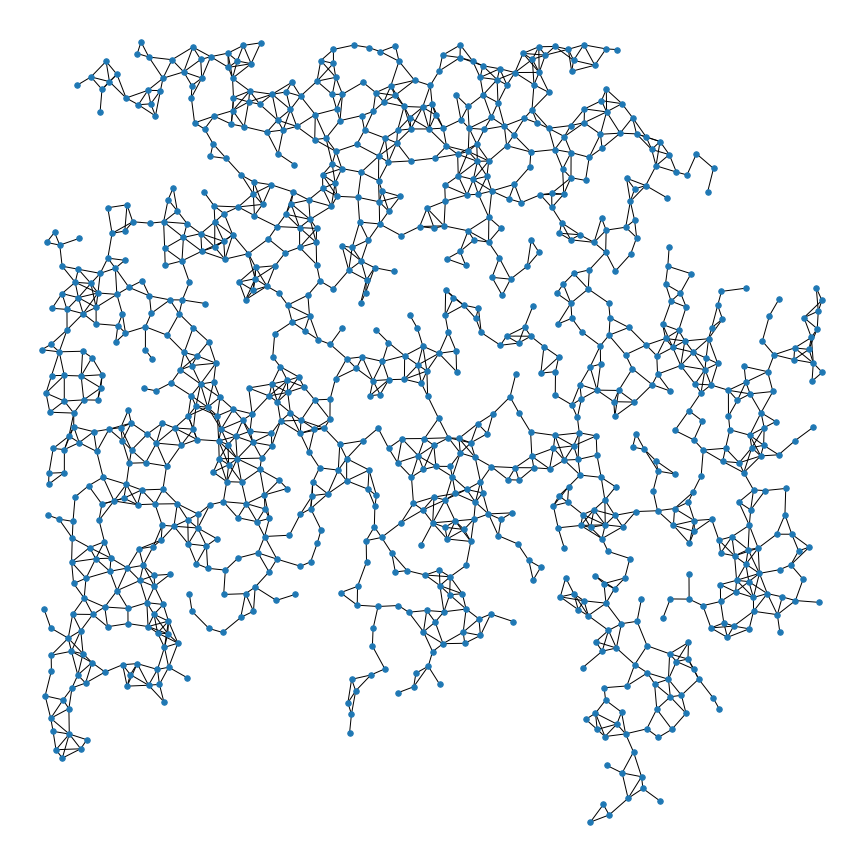
#> input picture Program/data_5.png, 864 x 864 px
$ python FYP_Ben_5.py
#> lines starting #> are read from the running program, lines starting #| are printed output that depends on the picture; after the words box and inside, x2 and y2 are one past the last pixel; in counts of white or black regions, pixels touching at a corner belong together
"""
Created on Tue Oct 22 18:09:16 2019

2019_UM_FST_CPS_FYP_Hole Detection in Sensor Network Project
FYP_22_10_2019
@author:     Ng Kim Hou
@Student ID: DB625369
@Description:
1. Input the network data by using CNCAHNetGenerator
2. Using NetworkX Find all the node and edges
3. Draw back the network
4. Using OpenCV find the hole


"""

import numpy as np
import cv2
import matplotlib.pyplot as plt

im = cv2.imread('data_5.png')
#> im is the input picture: shape (864, 864, 3); mean B, G, R 243.2, 240.6, 236.6
reults_img = im
imgray = cv2.cvtColor(reults_img,cv2.COLOR_BGR2GRAY)
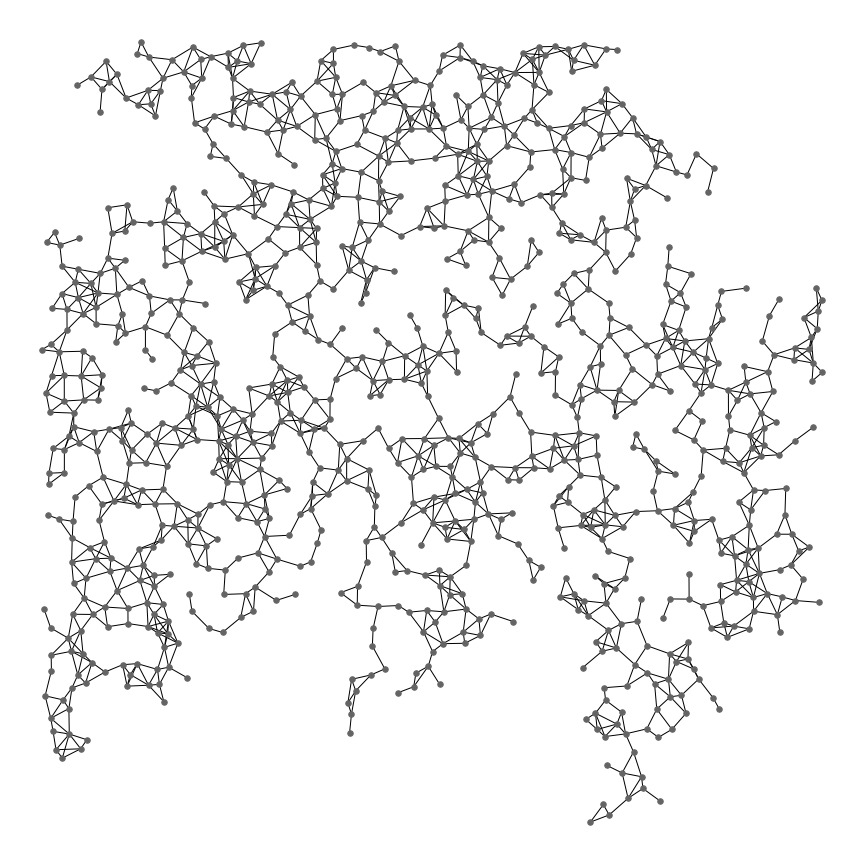
#> imgray: shape (864, 864); min 0, max 255, mean 239.7
_,binary = cv2.threshold(imgray,127,255,cv2.THRESH_BINARY_INV)
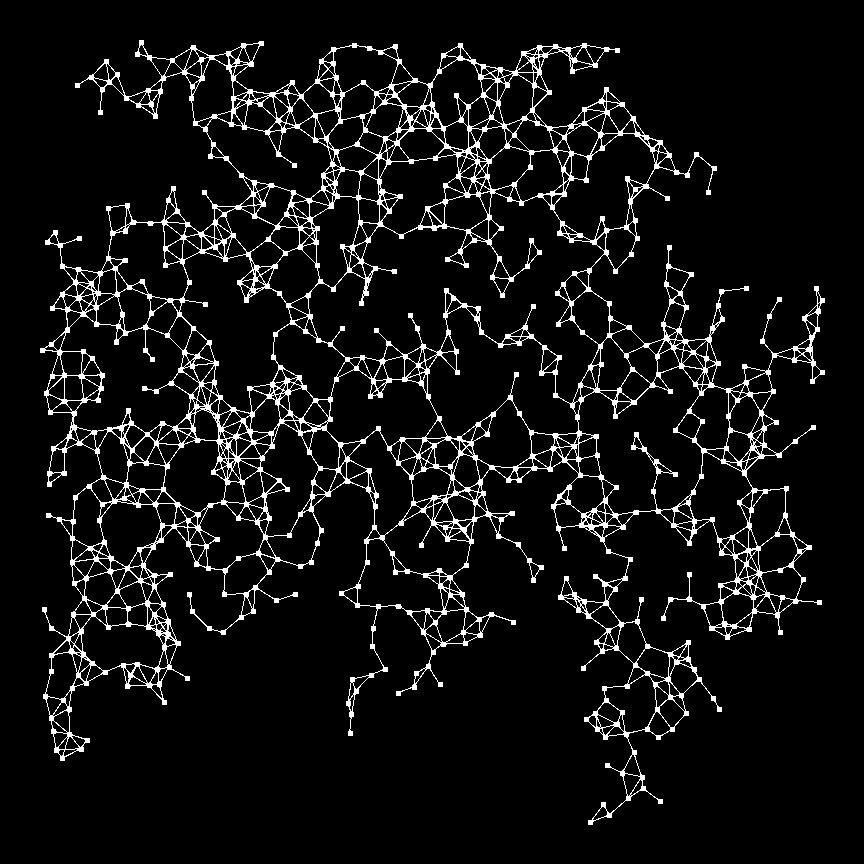
#> binary: shape (864, 864); 7% white; 1 white region
contours, hierarchy = cv2.findContours(binary,cv2.CHAIN_APPROX_NONE,cv2.CHAIN_APPROX_NONE)
#> contours = 1191 contours, 220 with area under 20; largest, box (x1, y1, x2, y2) and area: (40, 40, 825, 825) 308388, (308, 192, 605, 404) 28598, (577, 366, 703, 515) 11350, (427, 306, 579, 439) 10762, (179, 252, 292, 414) 10108
area_min = 2000
area_mix = 50000
area_holes = []
h, w, _ = im.shape
#> h = 864; w = 864
for i in range(len(contours)):
    cnt = contours[i]
    area = cv2.contourArea(cnt)
    if(area >= area_min and area <= area_mix):
        c_min = []
        c_min.append(cnt)
        cv2.drawContours(reults_img,c_min,-1,(200,200,100),-1)
        cv2.drawContours(reults_img,c_min,-1,(200,127,0),1)
        continue
    area_holes.append(cnt)
#> this loop made 1191 passes
#> area on passes 1, 3, 4: 105.5, 77.5, 222.5
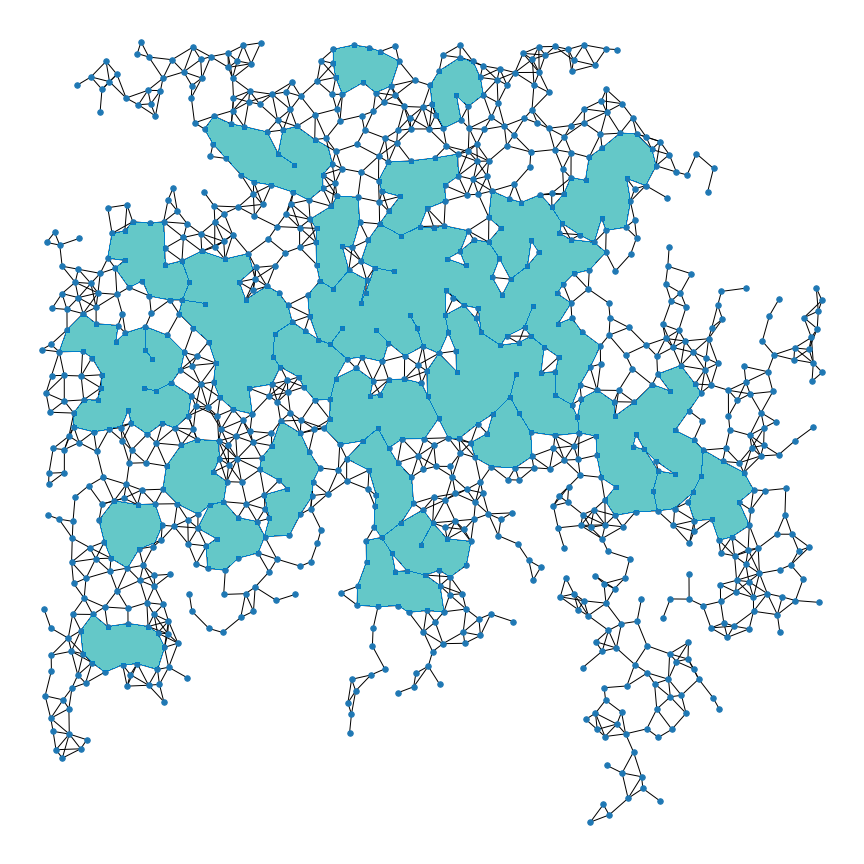
#> reults_img: shape (864, 864, 3); 18.89% of pixels changed, all inside (x1, y1, x2, y2) = (60, 45, 753, 671)
#> after the loop, area_holes = 1167 contours, 220 with area under 20; largest, box (x1, y1, x2, y2) and area: (40, 40, 825, 825) 308388, (604, 674, 657, 733) 1846, (690, 386, 730, 450) 1833, (268, 248, 320, 304) 1823, (191, 59, 234, 122) 1808
print ("there are " + str(len(area_holes)) + " contours")
#| there are 1167 contours

plt.figure(num='Hole Detection in Sensor Network Project',
           figsize=(50,25),
           dpi=120)
img_1 = cv2.imread('data_5.png')
plt.subplot(121),plt.imshow(img_1),plt.title('Network'),plt.axis('off')
#plt.subplot(132),plt.imshow(imgray,'gray'),plt.title('IMGRAY Network'),plt.axis('off')
plt.subplot(122),plt.imshow(reults_img),plt.title('Result'),plt.axis('off')
plt.show()
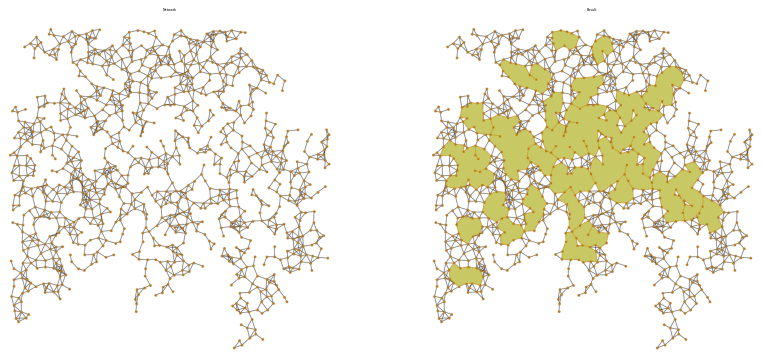
#> figure drawn by matplotlib, 2 panels; B, G, R data is drawn as R, G, B
print ("DONE.")

$ run again, with Program/data_1.png copied over Program/data_5.png
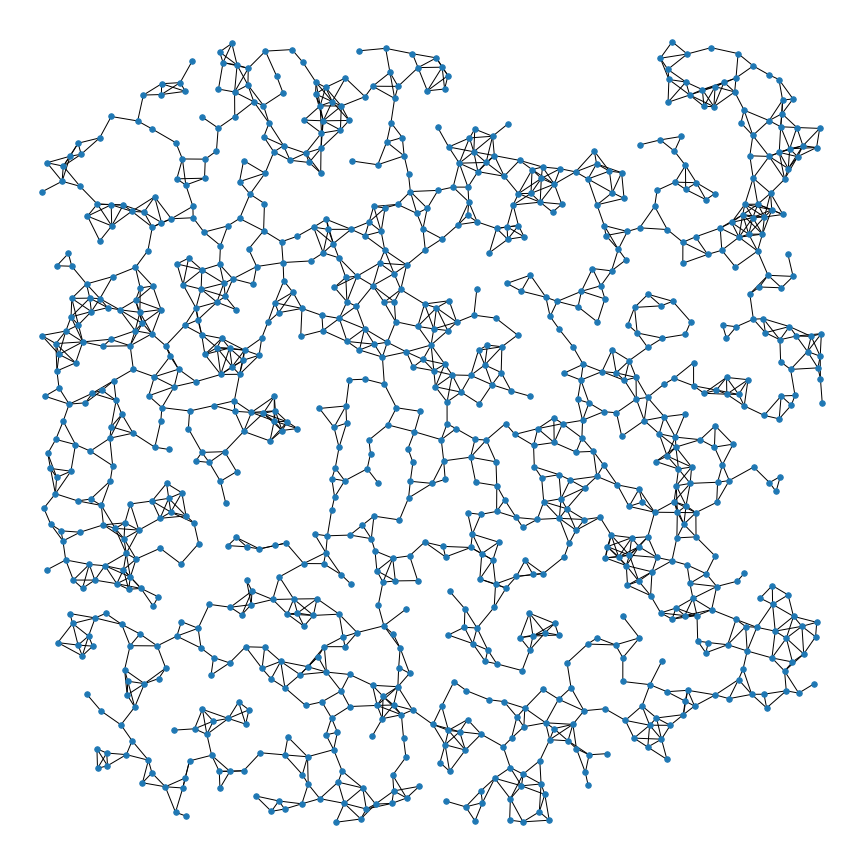
#> input picture Program/data_1.png, 864 x 864 px
#> im is the input picture: shape (864, 864, 3); mean B, G, R 242.6, 239.9, 235.9
#> `_,binary = cv2.threshold(imgray,127,255,cv2.THRESH_BINARY_INV)`:
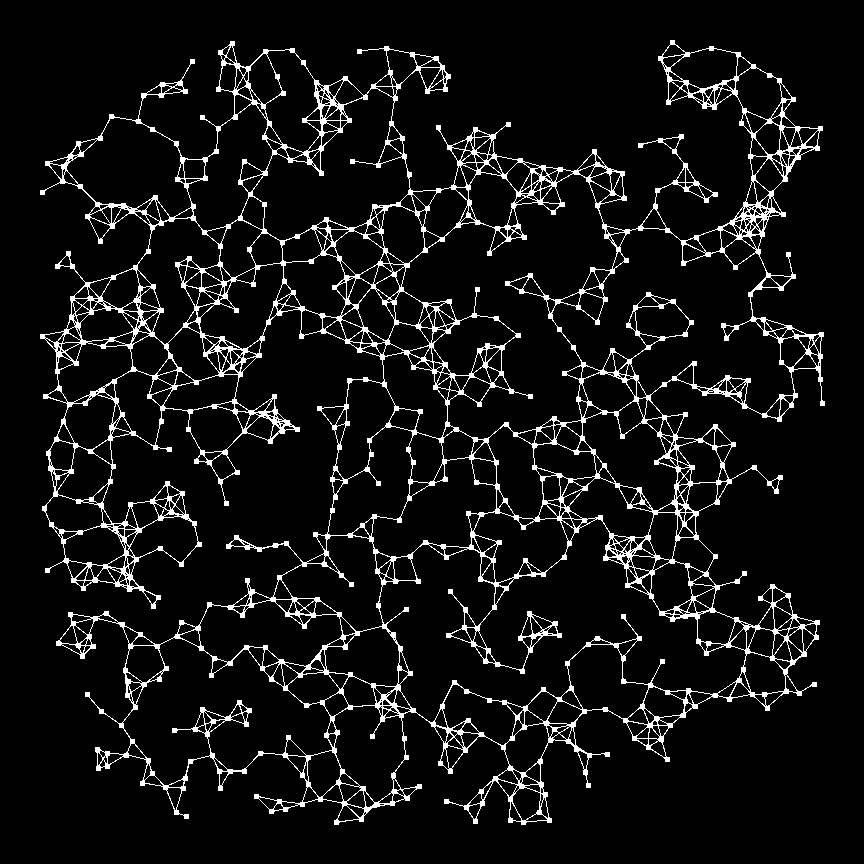
#> binary: shape (864, 864); 7.3% white; 1 white region
#> contours = 1224 contours, 306 with area under 20; largest, box (x1, y1, x2, y2) and area: (40, 40, 825, 825) 382070, (378, 518, 747, 723) 35130, (401, 173, 618, 440) 26162, (551, 228, 795, 415) 21639, (122, 637, 333, 786) 16691
#> the loop `for i in range(len(contours)):` made 1224 passes
#> area on passes 1, 3, 4: 103, 202.5, 111
#> after the loop `for i in range(len(contours)):`: area_holes = 1195 contours, 306 with area under 20; largest, box (x1, y1, x2, y2) and area: (40, 40, 825, 825) 382070, (468, 172, 517, 228) 1990, (64, 394, 116, 450) 1963, (670, 48, 738, 89) 1899, (188, 406, 243, 453) 1876
#| there are 1195 contours
#> `plt.show()`:
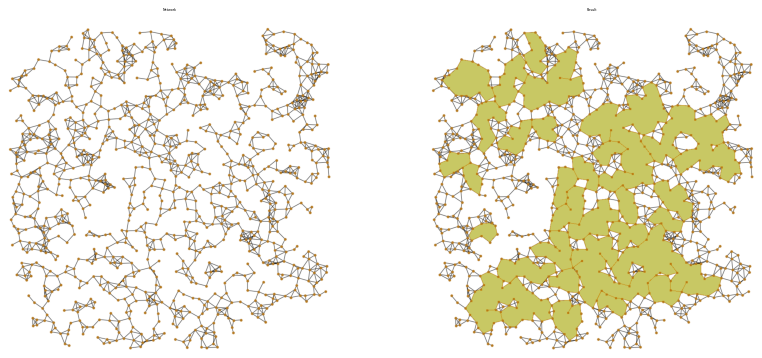
#> figure drawn by matplotlib, 2 panels; B, G, R data is drawn as R, G, B

$ run again, with Program/data_2.png copied over Program/data_5.png
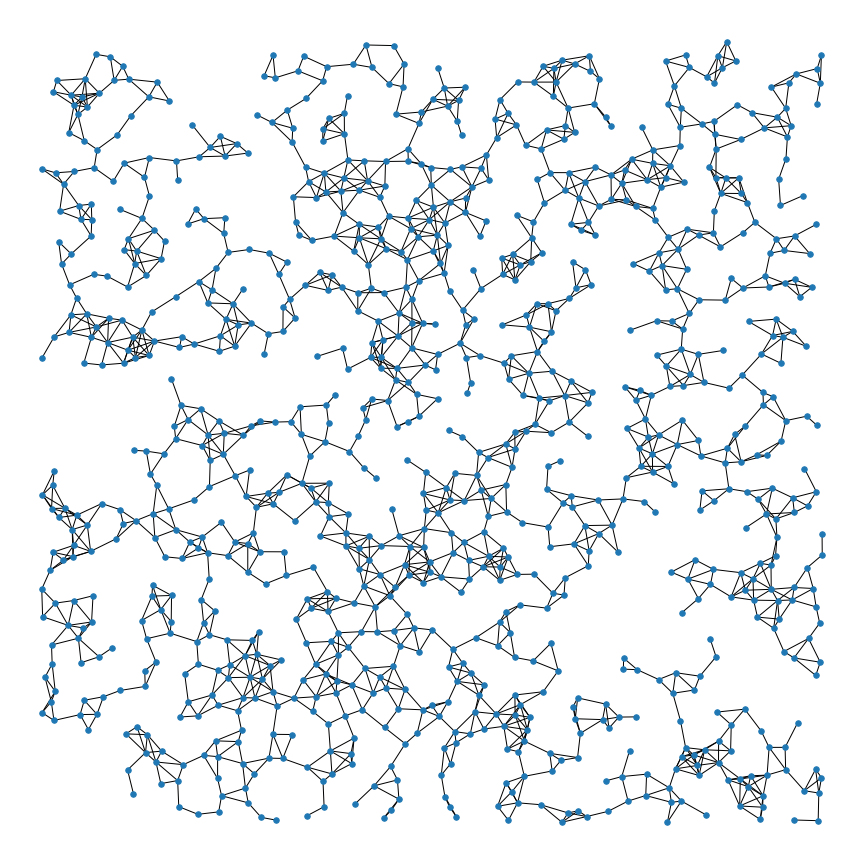
#> input picture Program/data_2.png, 864 x 864 px
#> im is the input picture: shape (864, 864, 3); mean B, G, R 242.1, 239.5, 235.5
#> `_,binary = cv2.threshold(imgray,127,255,cv2.THRESH_BINARY_INV)`:
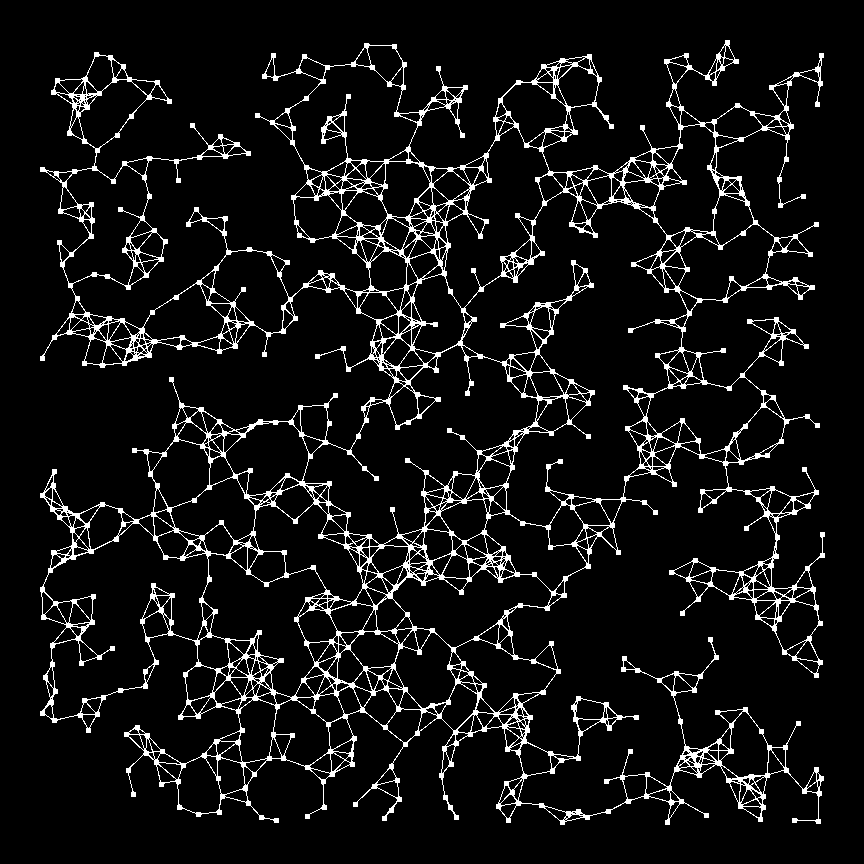
#> binary: shape (864, 864); 7.5% white; 1 white region
#> contours = 1298 contours, 352 with area under 20; largest, box (x1, y1, x2, y2) and area: (40, 40, 825, 825) 338852, (461, 191, 688, 527) 37576, (302, 344, 539, 545) 20872, (43, 523, 209, 720) 16595, (444, 126, 550, 309) 9533
#> the loop `for i in range(len(contours)):` made 1298 passes
#> area on passes 5, 10, 11: 58, 127.5, 139.5
#> after the loop `for i in range(len(contours)):`: area_holes = 1273 contours, 352 with area under 20; largest, box (x1, y1, x2, y2) and area: (40, 40, 825, 825) 338852, (381, 161, 431, 218) 1946, (177, 756, 222, 814) 1895, (238, 699, 277, 763) 1876, (293, 194, 342, 240) 1602
#| there are 1273 contours
#> `plt.show()`:
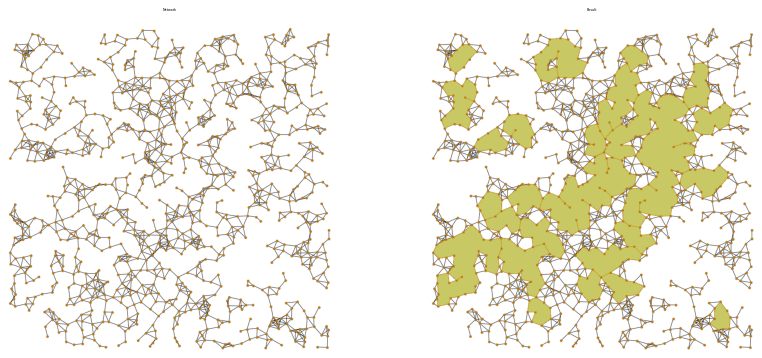
#> figure drawn by matplotlib, 2 panels; B, G, R data is drawn as R, G, B

$ run again, with Program/data_3.png copied over Program/data_5.png
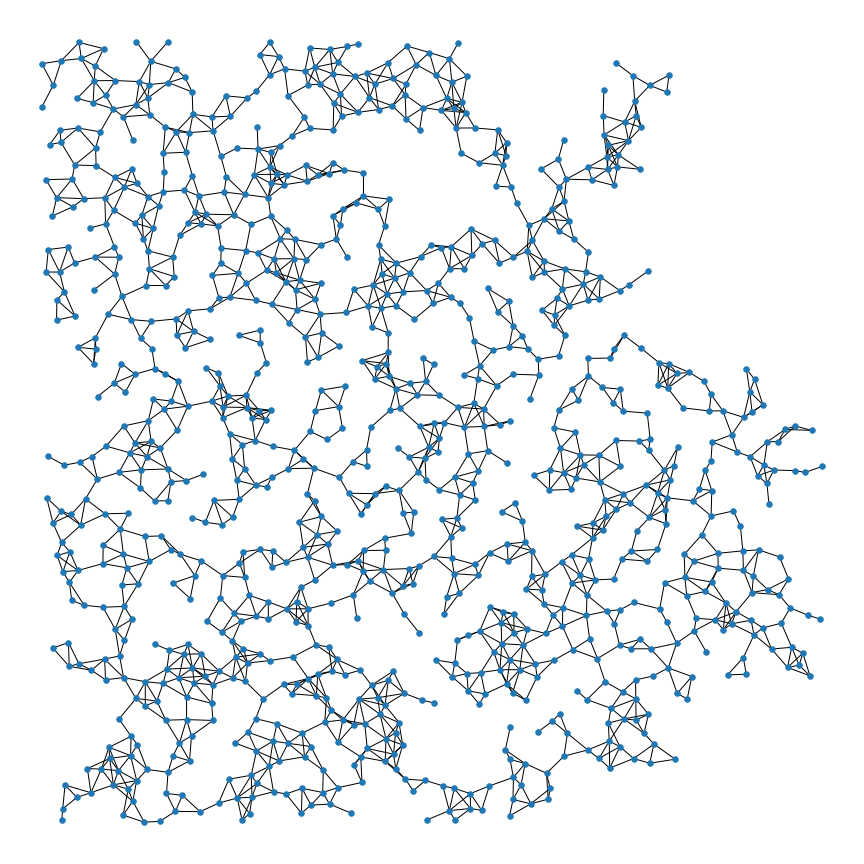
#> input picture Program/data_3.png, 864 x 864 px
#> im is the input picture: shape (864, 864, 3); mean B, G, R 242.6, 239.9, 236
#> `_,binary = cv2.threshold(imgray,127,255,cv2.THRESH_BINARY_INV)`:
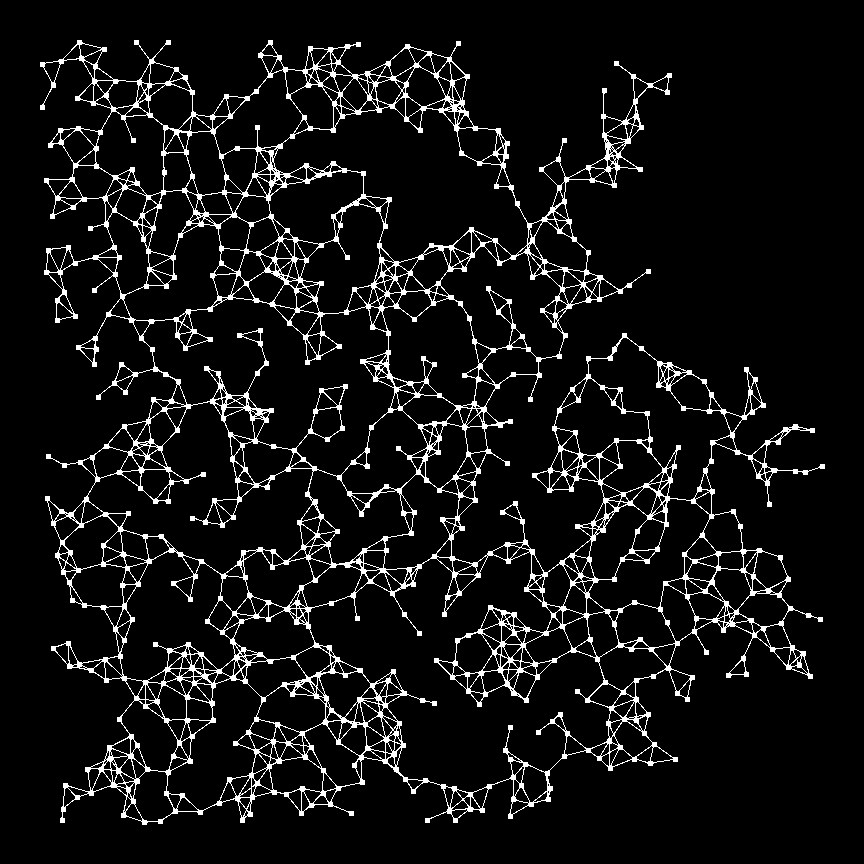
#> binary: shape (864, 864); 7.3% white; 1 white region
#> contours = 1221 contours, 250 with area under 20; largest, box (x1, y1, x2, y2) and area: (40, 40, 825, 825) 379868, (308, 551, 611, 793) 35173, (142, 297, 395, 477) 22725, (273, 106, 529, 263) 19867, (87, 401, 314, 575) 16952
#> the loop `for i in range(len(contours)):` made 1221 passes
#> area on passes 4, 6, 8: 94.5, 166.5, 65
#> after the loop `for i in range(len(contours)):`: area_holes = 1196 contours, 250 with area under 20; largest, box (x1, y1, x2, y2) and area: (40, 40, 825, 825) 379868, (598, 646, 667, 691) 1884, (615, 603, 676, 648) 1875, (186, 131, 226, 196) 1869, (602, 440, 663, 493) 1850
#| there are 1196 contours
#> `plt.show()`:
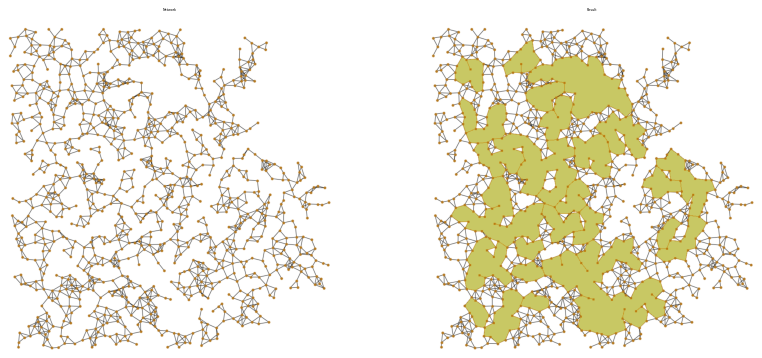
#> figure drawn by matplotlib, 2 panels; B, G, R data is drawn as R, G, B
